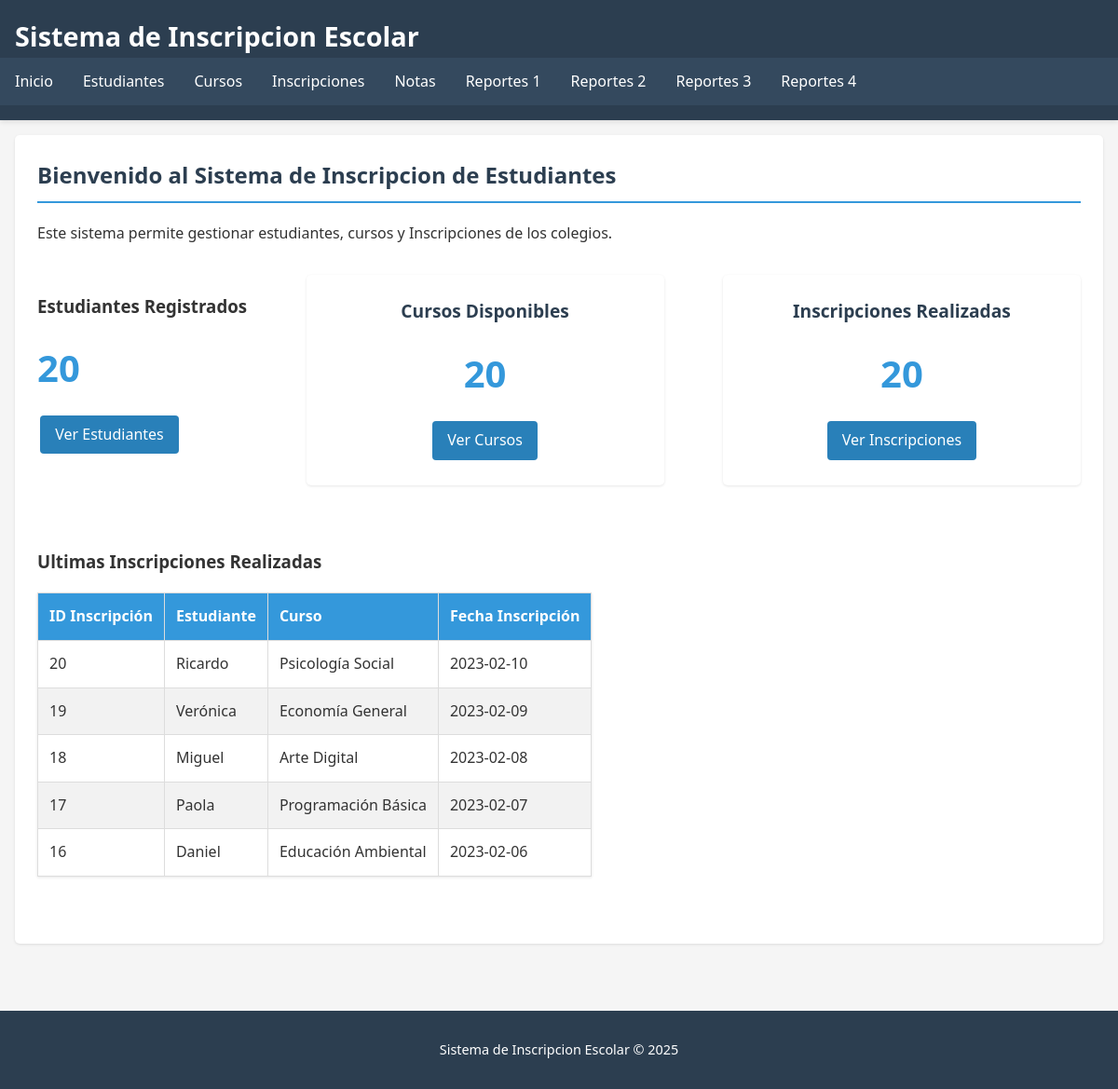
The page / on the database its author committed.
### tables this page shows
CREATE TABLE `inscripciones` (
  `id_inscripcion` int(11) NOT NULL,
  `id_estudiante` int(11) NOT NULL,
  `id_curso` int(11) NOT NULL,
  `fecha_inscripcion` date NOT NULL,
  `estado` enum('activa','cancelada') DEFAULT 'activa'
);

CREATE TABLE `estudiantes` (
  `id_estudiante` int(11) NOT NULL,
  `nombre` varchar(100) NOT NULL,
  `apellido` varchar(100) NOT NULL,
  `fecha_nacimiento` date DEFAULT NULL,
  `direccion` text DEFAULT NULL,
  `telefono` varchar(15) DEFAULT NULL,
  `fecha_registro` timestamp NOT NULL DEFAULT current_timestamp()
);

CREATE TABLE `cursos` (
  `id_curso` int(11) NOT NULL,
  `nombre` varchar(100) NOT NULL,
  `descripcion` text DEFAULT NULL,
  `horario` varchar(50) DEFAULT NULL,
  `cupo_maximo` int(11) DEFAULT NULL,
  `estado` enum('activo','inactivo') DEFAULT 'activo'
);

### index.php (the view, shortened to what this page needs)
<?php
require_once('includes/conexion.php');
include('includes/header.php');
?>
<div class="card">
    <h2>Bienvenido al Sistema de Inscripcion de Estudiantes</h2>
    <p>Este sistema permite gestionar estudiantes, cursos y Inscripciones de los colegios.</p>
    <div class="stats-container">
        <div class="star-card">
            <h3>Estudiantes Registrados</h3>
            <?php
            $query = "SELECT COUNT(*) as total FROM estudiantes";
            $resultado = mysqli_query($conexion, $query);
            $total = mysqli_fetch_assoc($resultado)['total'];
            ?>
            <p class="stat-number"><?php echo $total; ?></p>
            <a href="estudiantes/listar.php" class="btn btn-editar">Ver Estudiantes</a>
        </div>
        <div class="stat-card">
            <h3>Cursos Disponibles</h3>
            <?php
            $query = "SELECT COUNT(*) as total FROM cursos";
            $resultado = mysqli_query($conexion, $query);
            $total = mysqli_fetch_assoc($resultado)['total'];
            ?>
            <p class="stat-number"><?php echo $total; ?></p>
            <a href="cursos/listar.php" class="btn btn-editar">Ver Cursos</a>
        </div>
        <div class="stat-card">
            <h3>Inscripciones Realizadas</h3>
            <?php
            $query = "SELECT COUNT(*) as total FROM inscripciones";
            $resultado = mysqli_query($conexion, $query);
            $total = mysqli_fetch_assoc($resultado)['total'];
            ?>
            <p class="stat-number"><?php echo $total; ?></p>
            <a href="inscripciones/listar.php" class="btn btn-editar">Ver Inscripciones</a>
            </div>
            <div class="recent-container">
                <h3>Ultimas Inscripciones Realizadas</h3>
                <?php
                $query = "SELECT i.id_inscripcion, e.nombre, c.nombre as curso, i.fecha_inscripcion FROM inscripciones i
                JOIN estudiantes e ON i.id_estudiante = e.id_estudiante
                JOIN cursos c ON i.id_curso = c.id_curso
                ORDER BY i.fecha_inscripcion DESC LIMIT 5";
                $resultado = mysqli_query($conexion, $query);
                ?>
                <table>
                    <thead>
                        <tr>
                            <th>ID Inscripción</th>
                            <th>Estudiante</th>
                            <th>Curso</th>
                            <th>Fecha Inscripción</th>
                        </tr>
                    </thead>
                    <tbody>
                        <?php if (mysqli_num_rows($resultado) > 0): ?>
                            <?php while ($inscripcion = mysqli_fetch_assoc($resultado)): ?>
                                <tr>
                                    <td><?php echo $inscripcion['id_inscripcion']; ?></td>
                                    <td><?php echo $inscripcion['nombre']; ?></td>
                                    <td><?php echo $inscripcion['curso']; ?></td>
                                    <td><?php echo $inscripcion['fecha_inscripcion']; ?></td>
                                </tr>
                            <?php endwhile; ?>
                        <?php else: ?>
                            <tr>
                                <td colspan="4">No hay inscripciones registradas.</td>
                            </tr>
                        <?php endif; ?>
                    </tbody>
                </table>
            </div>
    </div>
</div>
<?php
include('includes/footer.php');
?>

### includes/header.php (shortened to what this page needs)
<!DOCTYPE html>
<html lang="es">
<head>
    <link rel="stylesheet" href="../css/estilo.css">
</head>
<body>
    <header>
        <h1>Sistema de Inscripcion Escolar</h1>
        <nav>
            <ul>
                <li><a href="../index.php">Inicio</a></li>
                <li><a href="../estudiantes/listar.php">Estudiantes</a></li>
                <li><a href="../cursos/listar.php">Cursos</a></li>
                <li><a href="../inscripciones/listar.php">Inscripciones</a></li>
                <li><a href="../notas/listar.php">Notas</a></li>
                <li><a href="../reportes/cantidad_estudiantes_por_curso.php">Reportes 1</a></li>
                <li><a href="../reportes/cursos_inscritos_por_estudiantes.php">Reportes 2</a></li>
                <li><a href="../reportes/inscritos_por_gestion.php">Reportes 3</a></li>
                <li><a href="../reportes/notas_por_estudiante.php">Reportes 4</a></li>
        </nav>
    </header>
    <main>

### includes/footer.php
</main>
    <footer>
        <p>Sistema de Inscripcion Escolar &copy; <?php echo date('Y'); ?></p>
    </footer>
</body>
</html>

### css/estilo.css (style rules this page uses)
body { font-family: 'Segoe UI', Tahoma, Geneva, Verdana, sans-serif; line-height: 1.6; margin: 0; padding: 0; color: #333; background-color: #f5f5f5; }
header { background: #2c3e50; color: white; padding: 1rem 0; box-shadow: 0 2px 5px rgba(0,0,0,0.1); }
header h1 { margin: 0; padding: 0 1rem; font-size: 1.8rem; }
nav ul { list-style: none; padding: 0; display: flex; margin: 0; background: #34495e; }
nav ul li { margin: 0; }
nav ul li a { color: white; text-decoration: none; display: block; padding: 0.8rem 1rem; transition: background 0.3s; }
main { padding: 1rem; max-width: 1200px; margin: 0 auto; }
table { width: 100%; border-collapse: collapse; margin: 1rem 0; background: white; box-shadow: 0 1px 3px rgba(0,0,0,0.1); }
table, th, td { border: 1px solid #ddd; }
th, td { padding: 0.75rem; text-align: left; }
th { background-color: #3498db; color: white; }
tr:nth-child(even) { background-color: #f2f2f2; }
.btn { display: inline-block; padding: 0.5rem 1rem; margin: 0.2rem; text-decoration: none; border-radius: 4px; font-weight: 500; transition: all 0.3s; border: none; cursor: pointer; }
.btn-editar { background: #2980b9; color: white; }
.card { background: white; border-radius: 5px; box-shadow: 0 1px 3px rgba(0,0,0,0.1); padding: 1.5rem; margin-bottom: 1.5rem; }
.card h2 { margin-top: 0; color: #2c3e50; border-bottom: 2px solid #3498db; padding-bottom: 0.5rem; }
footer { background: #2c3e50; color: white; text-align: center; padding: 1rem; margin-top: 2rem; font-size: 0.9rem; }
.stats-container { display: flex; justify-content: space-between; margin: 2rem 0; flex-wrap: wrap; }
.stat-card { background: white; border-radius: 5px; box-shadow: 0 1px 3px rgba(0,0,0,0.1); padding: 1.5rem; width: 30%; margin-bottom: 1rem; text-align: center; }
.stat-card h3 { margin-top: 0; color: #2c3e50; font-size: 1.2rem; }
.stat-number { font-size: 2.5rem; font-weight: bold; color: #3498db; margin: 1rem 0; }
.recent-container { margin-top: 2rem; }

### rows shown on the page
inscripciones: id_inscripcion "20", id_estudiante.nombre "Ricardo", id_curso.nombre "Psicología Social", fecha_inscripcion "2023-02-10"
inscripciones: id_inscripcion "19", id_estudiante.nombre "Verónica", id_curso.nombre "Economía General", fecha_inscripcion "2023-02-09"
inscripciones: id_inscripcion "18", id_estudiante.nombre "Miguel", id_curso.nombre "Arte Digital", fecha_inscripcion "2023-02-08"
inscripciones: id_inscripcion "17", id_estudiante.nombre "Paola", id_curso.nombre "Programación Básica", fecha_inscripcion "2023-02-07"
inscripciones: id_inscripcion "16", id_estudiante.nombre "Daniel", id_curso.nombre "Educación Ambiental", fecha_inscripcion "2023-02-06"

### other values the page prints
$total "20"
